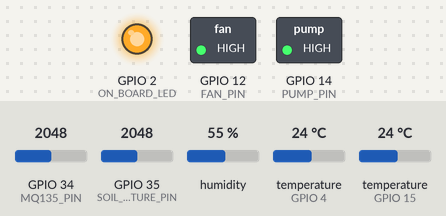
The sketch below on a simulated ESP32. Parts: switched loads named in the sketch (green lamp = pin HIGH), output pins drawn as LEDs (lit = HIGH). Inputs (shaded band) come from the test bench; at power-on: GPIO 35 (SOIL_MOISTURE_PIN) = 2048, GPIO 34 (MQ135_PIN) = 2048, humidity 55 %, temperature (sensors on GPIO 4, GPIO 15) 24 °C. WiFi joins after 1.5 s; servers stay silent unless stated; uploads are accepted with an empty reply; what the sketch prints to the serial monitor is not drawn.

Above: at 3.9 s.
4.0 s: GPIO 35 (SOIL_MOISTURE_PIN) set to 2316
10.5 s: GPIO 35 (SOIL_MOISTURE_PIN) set to 2395
At 11.9 s:
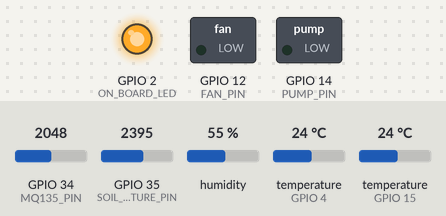
17.0 s: GPIO 34 (MQ135_PIN) set to 552
26.7 s: GPIO 34 (MQ135_PIN) set to 452
At 31.9 s:
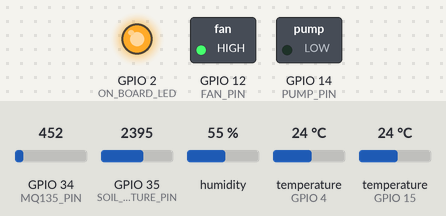
33.2 s: GPIO 34 (MQ135_PIN) set to 840
At 36.9 s:
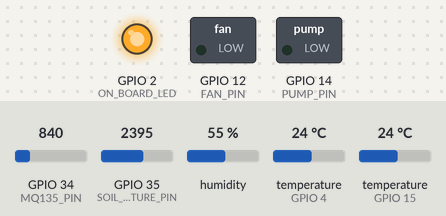
39.7 s: GPIO 35 (SOIL_MOISTURE_PIN) set to 1228
At 42.0 s:
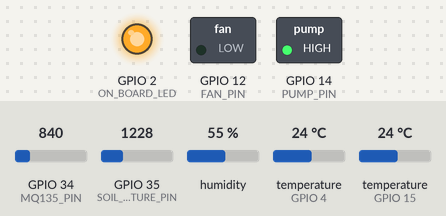
Timing chart, 0 to 43.5 s (numbered marks = the images above; inputs shaded):
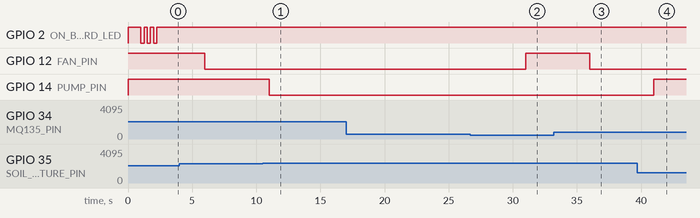

The sketch:

codigoEsp32.ino
```cpp
#include <WiFi.h>
#include <HTTPClient.h>
#include <WiFiClientSecure.h>
#include "DHT.h"
#include <OneWire.h>
#include <DallasTemperature.h>
#include <ArduinoJson.h> //

// ======================== CONFIGURACIÓN DE PINES ========================
#define DHTPIN 15
#define DHTTYPE DHT22
#define MQ135_PIN 34
#define FAN_PIN 12
#define PUMP_PIN 14
#define SOIL_MOISTURE_PIN 35
#define ONE_WIRE_BUS 4
#define ON_BOARD_LED 2

// ======================== INSTANCIAS DE SENSORES ========================
DHT dhtSensor(DHTPIN, DHTTYPE);
OneWire oneWire(ONE_WIRE_BUS);
DallasTemperature ds18b20(&oneWire);

// ======================== CONFIGURACIÓN WiFi ============================
const char* ssid = "nombre_wifi";
const char* password = "contraseña";

// ======================== VARIABLES GLOBALES ============================
int idUser = 2;
String api_token = "gH4kL9pRjQ7sW2mX";
int tempMin, tempMax;
int humMin, humMax;
int soilMin, soilMax;
int gasMax;
String fase;
int typeAlert = 1; //

float send_Temp;
int send_Humd;
int mq135_value;
String send_Status_Read_DHT11 = "";
String air_quality_status = "";
float ds18b20_temp = 0.0;
int soil_moisture_value = 0;

// Gases estimados
float ammonia, co2, co, benzene, alcohol, smoke;

// Temporizador para sensores (5 segundos)
unsigned long previousMillis = 0;
const long interval = 5000;

// ============================= FUNCIONES =============================

// --- Lectura del sensor DHT22 ---
bool get_DHT22_sensor_data() {
  send_Temp = dhtSensor.readTemperature();
  send_Humd = dhtSensor.readHumidity();

  if (isnan(send_Temp) || isnan(send_Humd)) {
    send_Status_Read_DHT11 = "FAILED";
    Serial.println("❌ Error: Falló lectura del DHT22");
    return false;
  } else {
    send_Status_Read_DHT11 = "SUCCEED";
    Serial.printf("🌡️ DHT22 - Temp: %.2f °C | Hum: %d %%\n", send_Temp, send_Humd);
    return true;
  }
}

// --- Lectura del sensor MQ135 ---
bool get_MQ135_sensor_data() {
  mq135_value = analogRead(MQ135_PIN);
  if (mq135_value <= 0) {
    Serial.println("❌ Error: MQ135 devolvió un valor inválido.");
    return false;
  }

  float total = mq135_value;
  ammonia = total * 0.20;
  co2 = total * 0.25;
  co = total * 0.15;
  benzene = total * 0.10;
  alcohol = total * 0.20;
  smoke = total * 0.10;

  if (mq135_value < 200) air_quality_status = "Calidad óptima";
  else if (mq135_value <= 450) air_quality_status = "Actividad microbiana";
  else if (mq135_value <= 650) air_quality_status = "Acumulación de gases";
  else air_quality_status = "Gases nocivos";

  Serial.printf("🧪 MQ135: %d | Aire: %s\n", mq135_value, air_quality_status.c_str());
  return true;
}

// --- Lectura del sensor DS18B20 ---
bool get_DS18B20_data() {
  ds18b20.requestTemperatures();
  ds18b20_temp = ds18b20.getTempCByIndex(0);
  if (ds18b20_temp == DEVICE_DISCONNECTED_C) {
    Serial.println("❌ Error: DS18B20 desconectado o fallo de lectura.");
    return false;
  }
  Serial.printf("🌱 Temp suelo DS18B20: %.2f °C\n", ds18b20_temp);
  return true;
}

// --- Lectura del sensor de humedad del suelo ---
bool get_soil_moisture_data() {
  int raw = analogRead(SOIL_MOISTURE_PIN);
  if (raw <= 0) {
    Serial.println("❌ Error: Lectura de humedad del suelo inválida.");
    return false;
  } else {
    Serial.printf("📟 Valor crudo del sensor: %d\n", raw);
  }

  int seco = 2456;
  int humedo = 2143;
  raw = constrain(raw, humedo, seco);
  soil_moisture_value = map(raw, seco, humedo, 0, 100);
  Serial.printf("💧 Humedad Suelo: %d %% (raw: %d)\n", soil_moisture_value, raw);
  return true;
}

void set_Control_Thresholds() {

    switch (typeAlert) {
        case 1: // Etapa inicial
            tempMin = 20; tempMax = 40;
            humMin = 40; humMax = 80;
            soilMin = 35; soilMax = 70;
            gasMax = 500;
            fase = "Inicial";
            break;

        case 2: // Etapa media (alta actividad microbiana)
            tempMin = 45; tempMax = 65;
            humMin = 40; humMax = 70;
            soilMin = 30; soilMax = 60;
            gasMax = 800;
            fase = "Media";
            break;

        case 3: // Etapa final (maduración)
            tempMin = 25; tempMax = 35;
            humMin = 30; humMax = 60;
            soilMin = 25; soilMax = 50;
            gasMax = 500;
            fase = "Final";
            break;

        default: // Si typeAlert es un valor inesperado, usa la Fase 1
            tempMin = 20; tempMax = 40;
            humMin = 40; humMax = 80;
            soilMin = 35; soilMax = 70;
            gasMax = 500;
            fase = "Inicial (Default)";
            break;
    }

    Serial.println("ℹ️ Umbrales actualizados a Fase: " + fase);
}
// --- Control del ventilador ---
void control_fan() {
  bool activar = send_Temp > tempMax || send_Humd > humMax || mq135_value > gasMax;
  digitalWrite(FAN_PIN, activar ? LOW : HIGH);  // Active LOW
  Serial.println(activar ? "🌀 VENTILADOR ON" : "🌀 VENTILADOR OFF");
}

// --- Control de la bomba de agua ---
void control_pump() {
  bool activar = (soil_moisture_value < soilMin);
  digitalWrite(PUMP_PIN, activar ? LOW : HIGH);  // Active LOW
  Serial.println(activar ? "💦 BOMBA DE AGUA ON" : "💦 BOMBA DE AGUA OFF");
}

// ============================= CONEXIÓN WiFi =============================
bool connectWiFi() {
  Serial.printf("🔌 Conectando a WiFi: %s\n", ssid);
  WiFi.begin(ssid, password);
  int timeout = 40;

  while (WiFi.status() != WL_CONNECTED && timeout-- > 0) {
    delay(250);
    digitalWrite(ON_BOARD_LED, !digitalRead(ON_BOARD_LED));
  }

  if (WiFi.status() == WL_CONNECTED) {
    Serial.println("✅ WiFi conectado correctamente");
    digitalWrite(ON_BOARD_LED, HIGH);
    return true;
  } else {
    Serial.println("❌ Error: No se pudo conectar a WiFi");
    digitalWrite(ON_BOARD_LED, LOW);
    return false;
  }
}


// ======================= NUEVA FUNCIÓN: OBTENER TIPO DE ALERTA =======================
void get_Alert_Type() {
    Serial.println("📡 Pidiendo tipo de alerta...");

    WiFiClientSecure client;
    client.setInsecure(); // ¡ADVERTENCIA: Inseguro! Considera usar certificados raíz.
    HTTPClient https;

    // Construir la URL con parámetros GET
    String url = "https://compos.alwaysdata.net/api/get_Type_Alert";
    url += "?idUser=" + String(idUser);
    url += "&api_token=" + api_token;

    if (https.begin(client, url)) {
        int httpCode = https.GET();

        if (httpCode == HTTP_CODE_OK) { // 200
            String payload = https.getString();
            Serial.println("📩 Respuesta de Alerta: " + payload);

            // Parsear el JSON
            DynamicJsonDocument doc(256); // Aumenta si el JSON es más grande
            DeserializationError error = deserializeJson(doc, payload);

            if (error) {
                Serial.print("❌ Error al parsear JSON de alerta: ");
                Serial.println(error.c_str());
            } else {
                typeAlert = doc["type_alert"].as<int>(); // <--- CAMBIA A .as<int>()
                Serial.println("✅ Tipo de Alerta actualizado: " + String(typeAlert)); // Lo convertimos a String solo para imprimirlo
            }

        } else if (httpCode == 401) {
            Serial.println("❌ Error 401: No autorizado. Revisa tu api_token.");
        } else {
            Serial.printf("❌ Error HTTP [GET]: %s\n", https.errorToString(httpCode).c_str());
        }

        https.end();
    } else {
        Serial.println("❌ No se pudo conectar a la URL de alerta.");
    }
}

// ======================= NUEVA FUNCIÓN: ENVIAR DATOS DE SENSORES (POST) =======================
void send_Sensor_Data() {
    WiFiClientSecure client;
    client.setInsecure();
    HTTPClient https;

    String payload = "{";
    payload += "\"idUser\":" + String(idUser);
    payload += ",\"api_token\":\"" + api_token + "\"";
    payload += ",\"temperature\":" + String(send_Temp, 2);
    payload += ",\"humidity\":" + String(send_Humd);
    payload += ",\"status\":\"" + send_Status_Read_DHT11 + "\"";
    payload += ",\"mq135\":" + String(mq135_value);
    payload += ",\"air_quality_status\":\"" + air_quality_status + "\"";
    payload += ",\"ammonia\":" + String(ammonia, 2);
    payload += ",\"co2\":" + String(co2, 2);
    payload += ",\"co\":" + String(co, 2);
    payload += ",\"benzene\":" + String(benzene, 2);
    payload += ",\"alcohol\":" + String(alcohol, 2);
    payload += ",\"smoke\":" + String(smoke, 2);
    payload += ",\"ds18b20_temp\":" + String(ds18b20_temp, 2);
    payload += ",\"soil_moisture\":" + String(soil_moisture_value);
    payload += "}";

    Serial.println("📤 Enviando datos de sensores al servidor...");

    https.begin(client, "https://compos.alwaysdata.net/api/dashboard/store");
    https.addHeader("Content-Type", "application/json");

    int httpCode = https.POST(payload);

    if (httpCode > 0) {
        Serial.printf("✅ HTTP Code [POST]: %d\n", httpCode);
        String response = https.getString();
        Serial.println("📩 Respuesta [POST]: " + response);
    } else {
        Serial.printf("❌ Error HTTP [POST]: %s\n", https.errorToString(httpCode).c_str());
    }

    https.end();
}

// ============================= SETUP =============================
void setup() {
    Serial.begin(115200);
    pinMode(ON_BOARD_LED, OUTPUT);
    pinMode(MQ135_PIN, INPUT);
    pinMode(FAN_PIN, OUTPUT);
    pinMode(PUMP_PIN, OUTPUT);
    pinMode(SOIL_MOISTURE_PIN, INPUT);

    digitalWrite(FAN_PIN, HIGH);
    digitalWrite(PUMP_PIN, HIGH);

    digitalWrite(ON_BOARD_LED, HIGH);
    delay(1000);
    digitalWrite(ON_BOARD_LED, LOW);

    if (!connectWiFi()) ESP.restart();

    dhtSensor.begin();
    ds18b20.begin();
    Serial.println("✅ Sensores inicializados correctamente");

    // Opcional: Obtener el tipo de alerta al iniciar
    get_Alert_Type();
    set_Control_Thresholds();
}

// ============================= LOOP PRINCIPAL (MODIFICADO) =============================
void loop() {

    // --- 1. Manejador de Conexión WiFi ---
    if (WiFi.status() != WL_CONNECTED) {
        Serial.println("📶 WiFi desconectado, intentando reconectar...");
        if(connectWiFi()) {
           // Si se reconecta, pide la alerta y umbrales
           get_Alert_Type();
           set_Control_Thresholds();
        }
        return; // Esperar a la siguiente iteración
    }

    unsigned long currentMillis = millis();

    // --- 2. TEMPORIZADOR ÚNICO (Cada 5 segundos) ---
    if (currentMillis - previousMillis >= interval) {
        previousMillis = currentMillis; // Reiniciar el temporizador

        Serial.println("\n--- Tarea de 5 seg: Inicia Ciclo Completo ---");

        // --- 2.1. Obtener Fase Actual ---
        Serial.println("📡 Obteniendo tipo de alerta...");
        get_Alert_Type();

        // --- 2.2. Ajustar Límites ---
        Serial.println("ℹ️ Ajustando umbrales...");
        set_Control_Thresholds();

        // --- 2.3. Leer Sensores ---
        Serial.println("🔬 Leyendo sensores...");
        get_DHT22_sensor_data();
        get_MQ135_sensor_data();
        get_DS18B20_data();
        get_soil_moisture_data();

        // --- 2.4. Controlar Actuadores ---
        Serial.println("⚙️ Controlando actuadores...");
        control_fan();
        control_pump();

        // --- 2.5. Enviar Datos al Servidor ---
        send_Sensor_Data();
    }
}
```

Measured:
- the behaviour switches between 2346 and 2347 on GPIO 35 (SOIL_MOISTURE_PIN) (found by bisection; images 0 and 1)
- the behaviour switches between 501 and 500 on GPIO 34 (MQ135_PIN) (found by bisection; images 1 and 2)
- after the input at 10.5 s, GPIO 14 (PUMP_PIN): HIGH → LOW after 0.49 s
- after the input at 17.0 s, every drawn part: stays the same
- after the input at 26.7 s, GPIO 12 (FAN_PIN): LOW → HIGH after 4.3 s
- after the input at 33.2 s, GPIO 12 (FAN_PIN): HIGH → LOW after 2.8 s
- after the input at 39.7 s, GPIO 14 (PUMP_PIN): LOW → HIGH after 1.3 s
